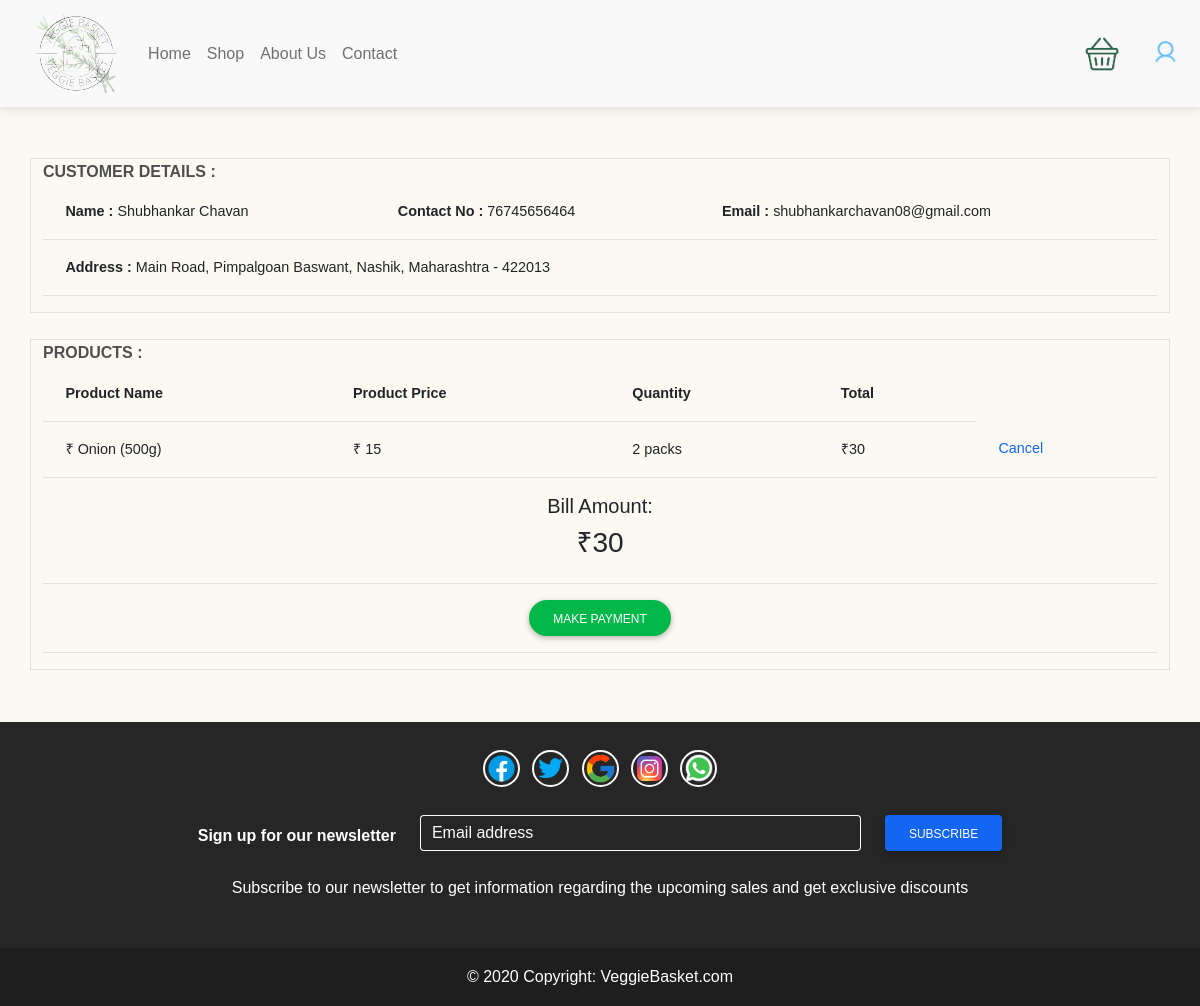
Screenshot of /ordercheckout.php (signed in) with the database file from the repository.
### tables this page shows
CREATE TABLE `user` (
  `uid` int(11) NOT NULL AUTO_INCREMENT,
  `uname` varchar(30) NOT NULL,
  `ugender` varchar(10) NOT NULL,
  `uaddress` text NOT NULL,
  `umobno` bigint(20) NOT NULL,
  `email` varchar(30) NOT NULL,
  PRIMARY KEY (`uid`)
);

CREATE TABLE `cart` (
  `cartid` int(11) NOT NULL AUTO_INCREMENT,
  `uid` int(11) NOT NULL,
  `pid` int(11) NOT NULL,
  `quantity` int(11) NOT NULL,
  `dprice` int(11) NOT NULL,
  PRIMARY KEY (`cartid`)
);

CREATE TABLE `tblproduct` (
  `pid` int(11) NOT NULL AUTO_INCREMENT,
  `cid` int(11) NOT NULL,
  `pname` varchar(30) NOT NULL,
  `pprice` int(11) NOT NULL,
  `disc_price` int(11) NOT NULL,
  `pdescp` text NOT NULL,
  `stock` int(11) NOT NULL,
  `pimage` varchar(200) NOT NULL,
  PRIMARY KEY (`pid`)
);

### ordercheckout.php (the view, shortened to what this page needs)
<!DOCTYPE html>
<html>
<head>
	<?php require "head.php"?>
</head>
<body>
<?php require 'header.php';?>
<br><br>
<div class="container-md border">
	<b>CUSTOMER DETAILS :</b>
<table class="table">
<?php
$u = mysqli_query($con,"select * from user where uid=".$_SESSION['uid']);
$ui=mysqli_fetch_array($u)
?>
<tr>
	<td><b><b>Name :</b> <?php echo $ui["uname"]; ?><b></td>
	<td><b><b>Contact No : </b><?php echo $ui["umobno"]; ?><b></td>
	<td><b><b>Email : </b><?php echo $ui["email"]; ?><b></td>
</tr>
<tr>
	<td colspan="3"><b><b>Address :</b> <?php echo $ui["uaddress"]; ?></b></td>
</tr>
</table>
</div>
<br>
<div class="container-md border	">
<b>PRODUCTS :</b>
<form method="POST">
<table class="table">
	<tr>
		<th><b>Product Name</b></th>
		<th><b>Product Price</b></th>
		<th><b>Quantity</b></th>
		<th><b>Total</b></th>
	</tr>
<?php
$q=mysqli_query($con,"select * from cart,tblproduct where tblproduct.pid=cart.pid and cart.uid=".$_SESSION['uid']);
while ($r=mysqli_fetch_array($q)) {
	?>
	<Tr>
		<td>
	<b>₹ <?php echo $r["pname"];?></b>
</td>
<td>
	<b>₹ <?php echo $r["disc_price"];?></b>
</td>
<td>
	<b><?php echo $r["quantity"];?> packs</b>
</td>
<td>
	<b>₹<?php echo $total= $r["quantity"]*$r["disc_price"];$ftotal+=$total;?></b>
</td>
<td>
	<b><a href="cancel.php?cartid=<?php echo $r['cartid'];?>"> Cancel</a></b>
	</td>
</Tr>
<?php
}?>
<tr>
	<td colspan="5" style="text-align: center	;"><h5>Bill Amount: </h5>
	<h3>₹<?php echo $ftotal;?></h3></td>
	</tr>
	<td colspan="5" style="text-align:center;">
			 <input type="submit" class="btn btn-success btn-rounded" name="payment" value="MAKE PAYMENT"/>
	</td>
</table>
</form>
</div>
<br><br>
<?php require 'footer.php';?>
</body>
</html>

### rows the page displays
user: uname "Shubhankar Chavan", umobno "76745656464", email "shubhankarchavan08@gmail.com", uaddress "Main Road, Pimpalgoan Baswant, Nashik, Maharashtra - 422013"
cart: pid.pname "Onion (500g)", pid.disc_price "15", quantity "2", $total=$r['quantity']*$r['disc_price'] "30"

### other values shown
$ftotal "30"
